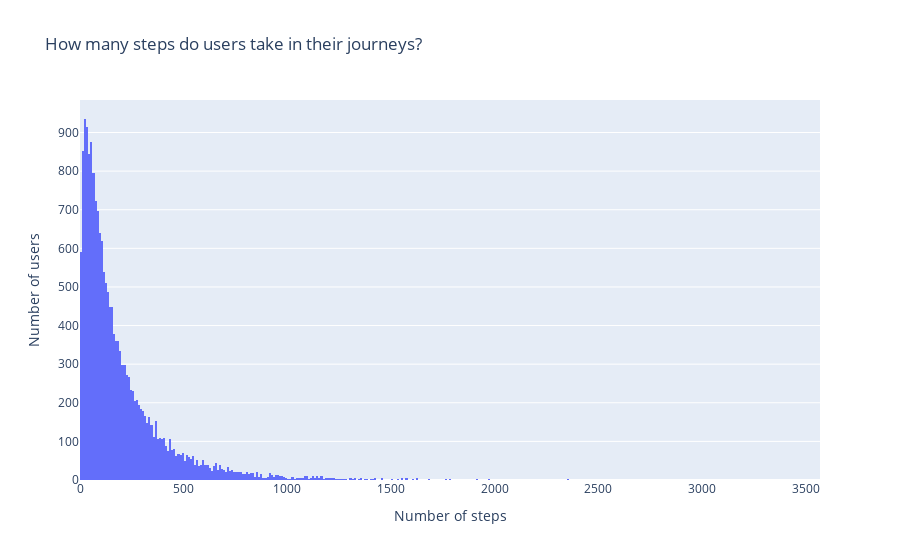

Write notebook code for a chart like this one.
### Markdown cell above
### Size of User Journeys

### Code cell
domain_journeys = duck_con.execute(
    """SELECT userid,
    COUNT(0) AS total_steps
FROM user_sequence_domains
GROUP BY userid;"""
).df()

# Plot a histogram with plotly
fig = px.histogram(
    domain_journeys,
    x="total_steps",
    title="How many steps do users take in their journeys?",
)
fig.update_layout(
    xaxis_title="Number of steps",
    yaxis_title="Number of users",
    showlegend=False,
)
fig.show(renderer="notebook")

### Figure 1 — Plotly figure (JSON) as saved in the notebook; plotly's stock layout.template omitted (floating-point values rounded to 4 significant figures; data arrays with more than 128 entries replaced by an {"elided": "..."} marker saying what was removed)
{"data": [{"alignmentgroup": "True", "bingroup": "x", "hovertemplate": "total_steps=%{x}<br>count=%{y}<extra></extra>", "legendgroup": "", "marker": {"color": "#636efa", "pattern": {"shape": ""}}, "name": "", "offsetgroup": "", "orientation": "v", "showlegend": false, "type": "histogram", "x": {"elided": "18472 int values"}, "xaxis": "x", "yaxis": "y"}], "layout": {"barmode": "relative", "legend": {"tracegroupgap": 0}, "showlegend": false, "title": {"text": "How many steps do users take in their journeys?"}, "xaxis": {"anchor": "y", "domain": [0, 1], "title": {"text": "Number of steps"}}, "yaxis": {"anchor": "x", "domain": [0, 1], "title": {"text": "Number of users"}}}}
